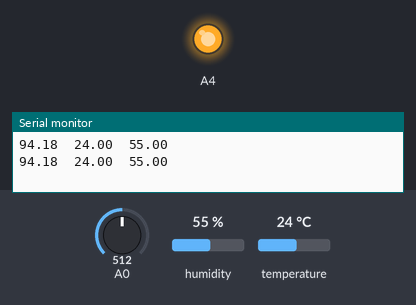
A sketch run on a simulated Arduino Leonardo, built with avr-gcc and run on an emulated ATmega32U4. On the bench: output pins drawn as LEDs (lit = HIGH), the last lines printed to the serial monitor. The inputs (shaded band) are chosen by the test bench; at power-on: A0 = 512, humidity 55 %, temperature 24 °C.

Above: at 1.8 s.
1.9 s: A0 set to 879
3.4 s: A0 set to 913
At 5.1 s:
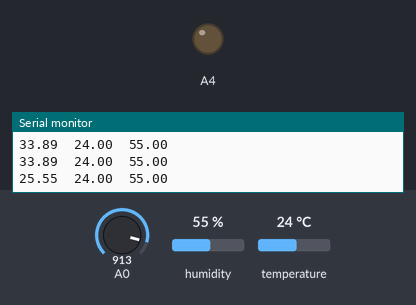
5.7 s: A0 set to 716
At 7.3 s:
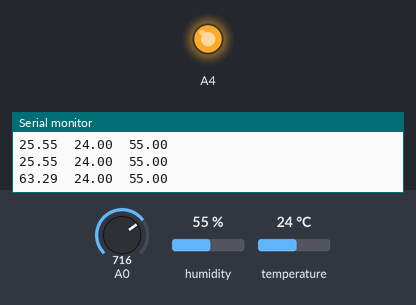
7.8 s: A0 set to 900
At 9.5 s:
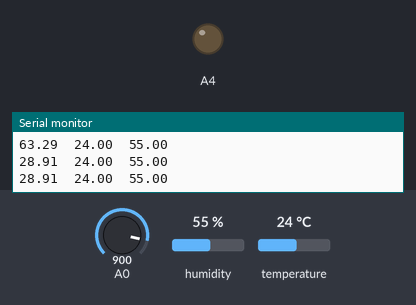
Timing chart, 0 to 10.8 s (numbered marks = the images above; inputs shaded):
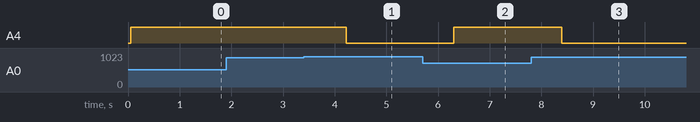

Measured:
- the behaviour switches between 895 and 896 on A0 (found by bisection; images 0 and 1)
- after the input at 3.4 s, A4: HIGH → LOW after 0.82 s
- after the input at 5.7 s, A4: LOW → HIGH after 0.61 s
- after the input at 7.8 s, A4: HIGH → LOW after 0.59 s

The sketch:

PS_interlock.ino
```cpp
#include <Arduino.h>
#include <Wire.h>
#include "Adafruit_SHT31.h"

// To get module temperature
float Vin = 5.;
float T[0];
float V1;
float R0=1180;
float R01=10000;
float R1, logR1;
float c1=298.15, b1=3070., b2=3380.;

float gettemp(){
  V1 = (5./1023)*analogRead(A0);
  R1 = V1*R0 / (Vin - V1);
  logR1 = log(R1/R01);
  T[0]=(1.0/(1/c1 + ((1/3380.)*logR1))) - 273.15;
  return T[0];
}

// To get air temperature and humidity
bool enableHeater = false;
uint8_t loopCnt = 0;

Adafruit_SHT31 sht31 = Adafruit_SHT31();

// setup
void setup() {
  Wire.begin();
  Serial.begin(9600);

  while (!Serial)
    delay(10);     // will pause Zero, Leonardo, etc until serial console opens

  if (! sht31.begin(0x44)) {   // Set to 0x45 for alternate i2c addr
    while (1) delay(1);
  }

}

void loop() {
  float t = sht31.readTemperature();
  float h = sht31.readHumidity();

  float moduleTemp = gettemp();

  Serial.print(moduleTemp);
  Serial.print("\t");
  Serial.print(t);
  Serial.print("\t");
  Serial.print(h);
  Serial.print("\n");
  if(moduleTemp>30){
    analogWrite(A4, 1023);
  }
  else{
    analogWrite(A4,0);
  }
  delay(1000);
}
```
